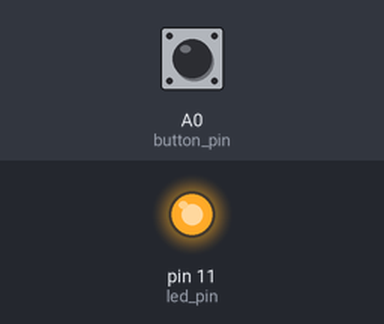
Bench run of a sketch on a simulated Arduino Uno, built with avr-gcc and run on an emulated ATmega328P. Parts: output pins drawn as LEDs (lit = HIGH). Dashed ring = blinking. Inputs (shaded band) come from the test bench; at power-on: A0 (button_pin) HIGH.

Above: at 0.8 s.
0.9 s: A0 (button_pin) pulled LOW for 3.2 s
At 1.8 s:
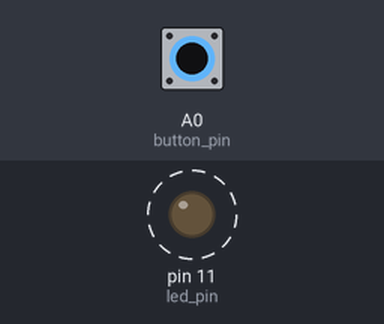
5.6 s: A0 (button_pin) pulled LOW for 1 s
At 7.3 s:
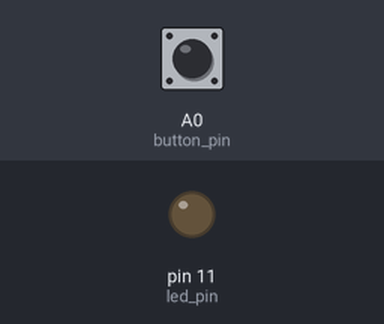
Timing chart, 0 to 8.8 s (numbered marks = the images above; inputs shaded):
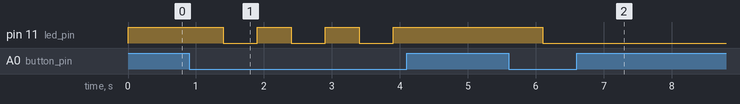

Measured:
- after the input at 0.9 s, pin 11 (led_pin): alternates HIGH for 0.50 s and LOW for 0.50 s, 6 changes in all, then stays HIGH, starting after 0.50 s
- after the input at 5.6 s, pin 11 (led_pin): HIGH → LOW after 0.50 s

The sketch:

ToggleButton.ino
```cpp
///Connections:
///A0 -> LED -> Resistance -> GND
///GND -> Switch -> A0

///ToggleButton changes state after a certain time
struct ToggleButton
{
  ToggleButton(const int pin, const bool initial_state = true, const int delay_msec = 500)
    : m_current_state(initial_state),
      m_delay_msec(delay_msec),
      m_last_time_msec(0),
      m_pin(pin)
  {
    pinMode(m_pin, INPUT_PULLUP);
  }
  void Update()
  {
    const bool pressed = !digitalRead(m_pin); //Use of operator!, because it is a pull-up switch
    if (!pressed)
    {
      m_last_time_msec = 0;
      return;
    }
    if (m_last_time_msec == 0)
    {
      m_last_time_msec = millis();
      return;
    }
    if (millis() - m_last_time_msec > m_delay_msec)
    {
      m_current_state = !m_current_state;
      m_last_time_msec = 0;
    }
  }
  bool IsOn() const { return m_current_state; }
  private:
  bool m_current_state;
  const int m_delay_msec;
  int m_last_time_msec;
  const int m_pin;
};

void setup()
{
  const int led_pin = 11;
  const int button_pin = A0;
  const bool is_on_at_start = true;
  const int delay_msec = 500;
  pinMode(led_pin, OUTPUT);
  ToggleButton button(button_pin,is_on_at_start,delay_msec);
  while (1)
  {
    button.Update();
    digitalWrite(led_pin,button.IsOn());

    //No need for a delay :-)
    //delay(10);
  }
}

void loop()
{
  //No need from loop :-)
}
```
